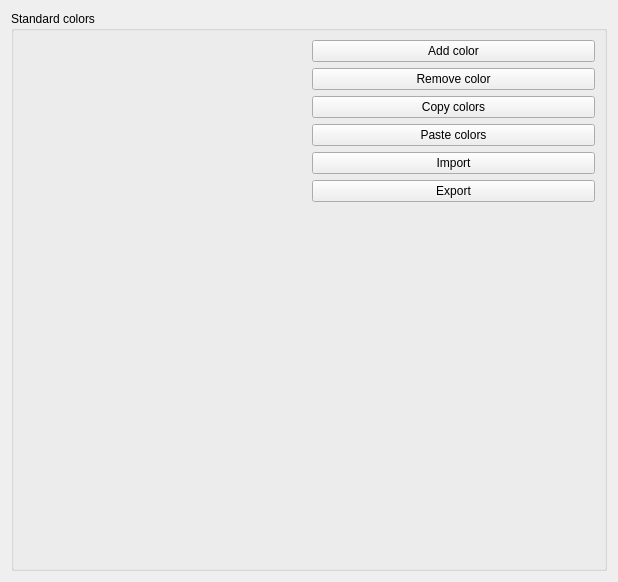
             <widget class="QWidget" name="scrollAreaWidgetContents">
              <property name="geometry">
               <rect>
                <x>0</x>
                <y>0</y>
                <width>618</width>
                <height>582</height>
               </rect>
              </property>
              <layout class="QHBoxLayout" name="horizontalLayout_46">
               <item>
                <widget class="QgsCollapsibleGroupBox" name="groupBox_7">
                 <property name="title">
                  <string>Standard colors</string>
                 </property>
                 <layout class="QGridLayout" name="gridLayout_12">
                  <item row="3" column="1">
                   <widget class="QPushButton" name="mButtonPasteColors">
                    <property name="text">
                     <string>Paste colors</string>
                    </property>
                   </widget>
                  </item>
                  <item row="5" column="1">
                   <widget class="QPushButton" name="mButtonExportColors">
                    <property name="text">
                     <string>Export</string>
                    </property>
                   </widget>
                  </item>
                  <item row="0" column="1">
                   <widget class="QPushButton" name="mButtonAddColor">
                    <property name="text">
                     <string>Add color</string>
                    </property>
                   </widget>
                  </item>
                  <item row="1" column="1">
                   <widget class="QPushButton" name="mButtonRemoveColor">
                    <property name="text">
                     <string>Remove color</string>
                    </property>
                   </widget>
                  </item>
                  <item row="6" column="1">
                   <spacer name="verticalSpacer_12">
                    <property name="orientation">
                     <enum>Qt::Vertical</enum>
                    </property>
                    <property name="sizeHint" stdset="0">
                     <size>
                      <width>20</width>
                      <height>40</height>
                     </size>
                    </property>
                   </spacer>
                  </item>
                  <item row="2" column="1">
                   <widget class="QPushButton" name="mButtonCopyColors">
                    <property name="text">
                     <string>Copy colors</string>
                    </property>
                   </widget>
                  </item>
                  <item row="4" column="1">
                   <widget class="QPushButton" name="mButtonImportColors">
                    <property name="text">
                     <string>Import</string>
                    </property>
                   </widget>
                  </item>
                  <item row="0" column="0" rowspan="8">
                   <widget class="QgsColorSchemeList" name="mTreeCustomColors" native="true"/>
                  </item>
                 </layout>
                </widget>
               </item>
              </layout>
             </widget>
